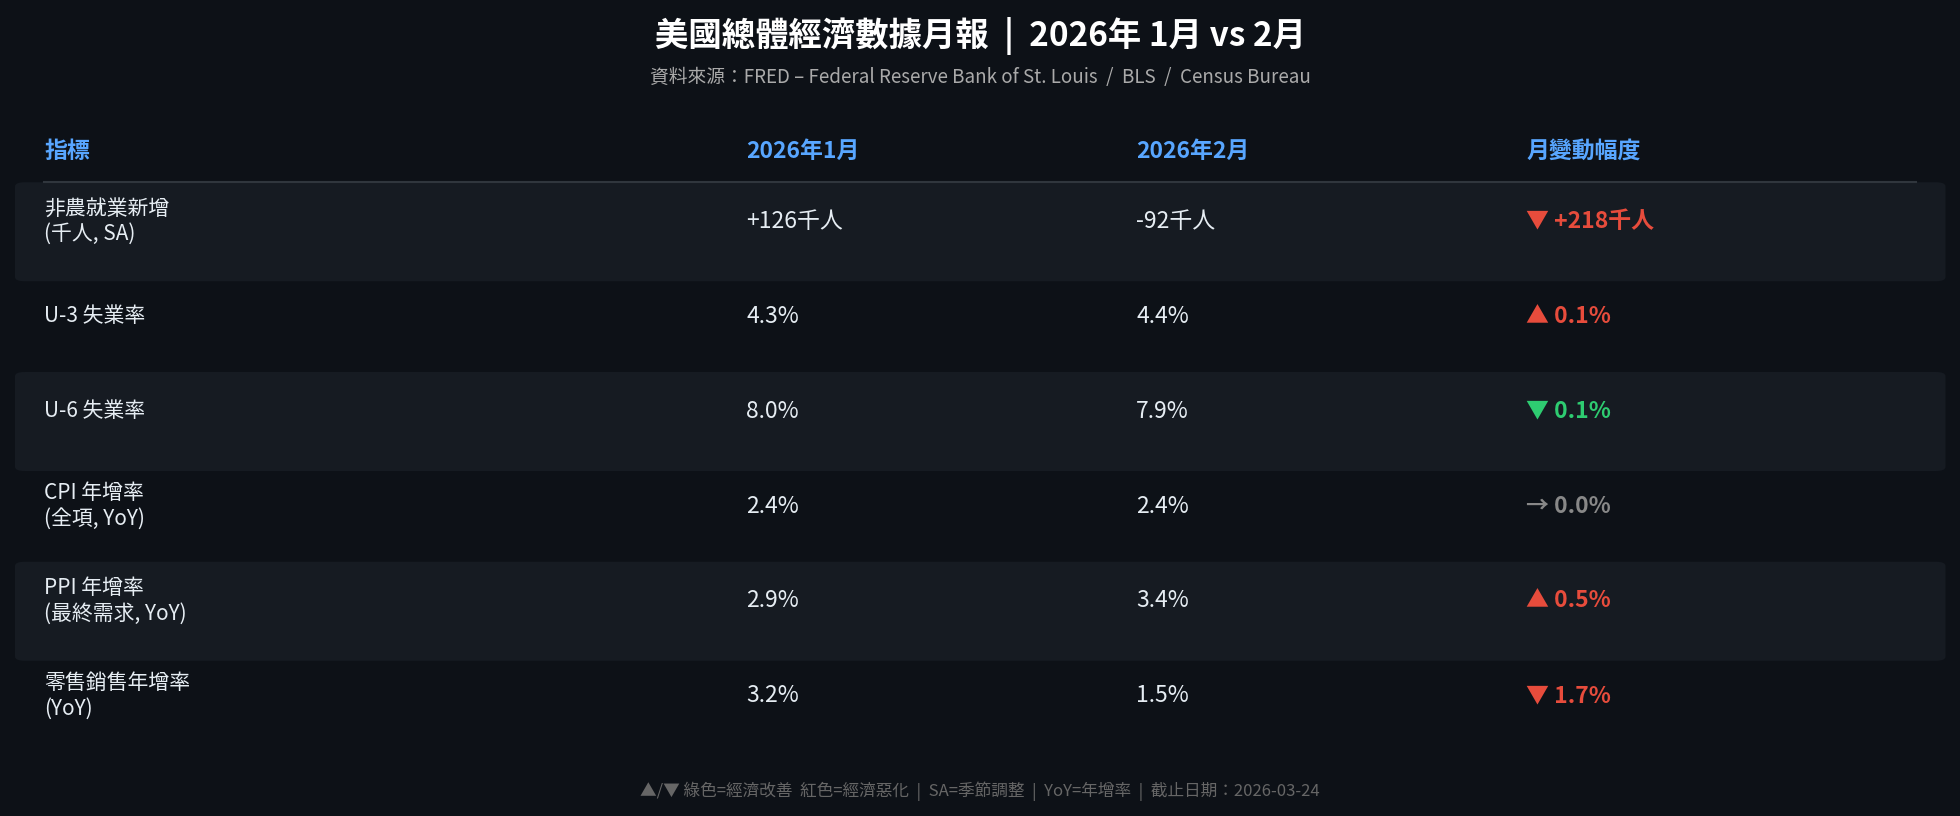

Reproduce this figure in Python.
"""
US Economic Data Table – Jan vs Feb 2026
Data source: FRED (Federal Reserve Bank of St. Louis)

FRED Series used:
  PAYEMS   – All Employees, Total Nonfarm (thousands, SA)
  UNRATE   – Unemployment Rate (U-3, SA)
  U6RATE   – Total unemployed + marginally attached + part-time for econ reasons (U-6, SA)
  CPIAUCSL – Consumer Price Index for All Urban Consumers: All Items
  PPIACO   – Producer Price Index by Commodity: All Commodities (Final Demand proxy)
  RSAFS    – Advance Retail Sales: Retail Trade and Food Services (SA)
"""

import os
import warnings
import numpy as np
import matplotlib.pyplot as plt
import matplotlib.patches as mpatches
from matplotlib.colors import LinearSegmentedColormap
import matplotlib.font_manager as fm
import pandas as pd

warnings.filterwarnings("ignore")

# Use Noto Sans CJK for Chinese character support (load by file path)
_CJK_FONT_PATH = "/usr/share/fonts/opentype/noto/NotoSansCJK-Regular.ttc"
_CJK_BOLD_PATH = "/usr/share/fonts/opentype/noto/NotoSansCJK-Bold.ttc"
import os as _os
_fp_regular = fm.FontProperties(fname=_CJK_FONT_PATH) if _os.path.exists(_CJK_FONT_PATH) else None
_fp_bold    = fm.FontProperties(fname=_CJK_BOLD_PATH)  if _os.path.exists(_CJK_BOLD_PATH)  else None

def _fp(bold=False):
    return (_fp_bold if bold else _fp_regular) or fm.FontProperties()

# ── 1. Try to pull live data from FRED ────────────────────────────────────────
FRED_API_KEY = os.environ.get("FRED_API_KEY", "")

def fetch_fred_series(series_id: str, start: str = "2025-11-01") -> pd.Series:
    """Fetch a FRED series; returns empty Series on failure."""
    try:
        from fredapi import Fred
        fred = Fred(api_key=FRED_API_KEY)
        s = fred.get_series(series_id, observation_start=start)
        return s.dropna()
    except Exception:
        return pd.Series(dtype=float)


def yoy(series: pd.Series, ref_month: str) -> float | None:
    """Calculate year-over-year % change for a given month string (YYYY-MM)."""
    try:
        curr = series[series.index.to_period("M").astype(str) == ref_month].iloc[-1]
        prev_year = str(int(ref_month[:4]) - 1) + ref_month[4:]
        past = series[series.index.to_period("M").astype(str) == prev_year].iloc[-1]
        return round((curr / past - 1) * 100, 2)
    except Exception:
        return None


def mom_diff(series: pd.Series, ref_month: str) -> float | None:
    """Month-over-month absolute difference (for levels like payrolls)."""
    try:
        curr = series[series.index.to_period("M").astype(str) == ref_month].iloc[-1]
        prev_month_dt = (pd.Period(ref_month, "M") - 1).to_timestamp()
        prev_m = prev_month_dt.strftime("%Y-%m")
        prev = series[series.index.to_period("M").astype(str) == prev_m].iloc[-1]
        return round(curr - prev, 1)
    except Exception:
        return None


def get_level(series: pd.Series, ref_month: str) -> float | None:
    try:
        return round(series[series.index.to_period("M").astype(str) == ref_month].iloc[-1], 1)
    except Exception:
        return None


# ── 2. Pull data ──────────────────────────────────────────────────────────────
payems  = fetch_fred_series("PAYEMS",   "2024-12-01")
unrate  = fetch_fred_series("UNRATE",   "2025-01-01")
u6rate  = fetch_fred_series("U6RATE",   "2025-01-01")
cpi     = fetch_fred_series("CPIAUCSL", "2025-01-01")
ppi     = fetch_fred_series("PPIACO",   "2025-01-01")
retail  = fetch_fred_series("RSAFS",    "2025-01-01")

# ── 3. Fallback: hardcoded values (BLS / Census Bureau, as of 2026-03-24) ────
# Non-farm payrolls: MoM change in thousands (SA)
NFP_JAN  = get_level(payems, "2026-01") or None  # will compute MoM below
NFP_FEB  = None

payems_jan = mom_diff(payems, "2026-01")
payems_feb = mom_diff(payems, "2026-02")

FALLBACK = {
    # (Jan value, Feb value, unit, format, direction_positive_is_good)
    "非農就業新增\n(千人, SA)":  (
        payems_jan if payems_jan is not None else 126,
        payems_feb if payems_feb is not None else -92,
        "千人", "+.0f", True
    ),
    "U-3 失業率":  (
        get_level(unrate, "2026-01") or 4.3,
        get_level(unrate, "2026-02") or 4.4,
        "%", ".1f", False
    ),
    "U-6 失業率":  (
        get_level(u6rate, "2026-01") or 8.0,
        get_level(u6rate, "2026-02") or 7.9,
        "%", ".1f", False
    ),
    "CPI 年增率\n(全項, YoY)": (
        yoy(cpi, "2026-01") or 2.4,
        yoy(cpi, "2026-02") or 2.4,
        "%", ".1f", False
    ),
    "PPI 年增率\n(最終需求, YoY)": (
        yoy(ppi, "2026-01") or 2.9,
        yoy(ppi, "2026-02") or 3.4,
        "%", ".1f", False
    ),
    "零售銷售年增率\n(YoY)": (
        yoy(retail, "2026-01") or 3.2,
        yoy(retail, "2026-02") or 1.5,
        "%", ".1f", True
    ),
}

# ── 4. Build rows ─────────────────────────────────────────────────────────────
rows = []
for indicator, (jan_val, feb_val, unit, fmt, higher_is_good) in FALLBACK.items():
    change = round(feb_val - jan_val, 2)
    # determine colour coding
    if change == 0:
        chg_color = "#888888"
    elif (higher_is_good and change > 0) or (not higher_is_good and change < 0):
        chg_color = "#2ecc71"   # green  = improvement
    else:
        chg_color = "#e74c3c"   # red    = deterioration

    # arrow symbol
    arrow = "▲" if change > 0 else ("▼" if change < 0 else "→")

    rows.append({
        "indicator": indicator,
        "jan": jan_val,
        "feb": feb_val,
        "change": change,
        "unit": unit,
        "fmt": fmt,
        "chg_color": chg_color,
        "arrow": arrow,
    })

# ── 5. Draw table ─────────────────────────────────────────────────────────────
fig, ax = plt.subplots(figsize=(13, 5.5))
fig.patch.set_facecolor("#0d1117")
ax.set_facecolor("#0d1117")
ax.axis("off")

# Title
fig.text(
    0.5, 0.97,
    "美國總體經濟數據月報  |  2026年 1月 vs 2月",
    ha="center", va="top",
    fontsize=16, color="white",
    fontproperties=_fp(bold=True),
)
fig.text(
    0.5, 0.91,
    "資料來源：FRED – Federal Reserve Bank of St. Louis  /  BLS  /  Census Bureau",
    ha="center", va="top",
    fontsize=9, color="#aaaaaa",
    fontproperties=_fp(),
)

# Column headers
headers   = ["指標", "2026年1月", "2026年2月", "月變動幅度"]
col_x     = [0.02, 0.38, 0.58, 0.78]
header_y  = 0.80

for hdr, cx in zip(headers, col_x):
    fig.text(cx, header_y, hdr,
             fontsize=11, color="#58a6ff",
             fontproperties=_fp(bold=True),
             transform=fig.transFigure)

# Separator line
line_y = header_y - 0.03
fig.add_artist(plt.Line2D([0.02, 0.98], [line_y, line_y],
                          color="#30363d", linewidth=1,
                          transform=fig.transFigure))

# Data rows
row_start_y = line_y - 0.01
row_height  = 0.115

for i, r in enumerate(rows):
    y = row_start_y - i * row_height

    # alternating row background
    if i % 2 == 0:
        bg = mpatches.FancyBboxPatch(
            (0.01, y - row_height + 0.01), 0.98, row_height - 0.005,
            boxstyle="round,pad=0.005",
            facecolor="#161b22", edgecolor="none",
            transform=fig.transFigure, figure=fig, zorder=0,
        )
        fig.add_artist(bg)

    fmt = r["fmt"]
    jan_str = f"{r['jan']:{fmt}}{r['unit']}"
    feb_str = f"{r['feb']:{fmt}}{r['unit']}"
    chg_str = f"{r['arrow']} {abs(r['change']):{fmt}}{r['unit']}"

    mid_y = y - row_height / 2 + 0.02

    fig.text(col_x[0], mid_y, r["indicator"],
             fontsize=10, color="#e6edf3", va="center",
             fontproperties=_fp(), transform=fig.transFigure)
    fig.text(col_x[1], mid_y, jan_str,
             fontsize=11, color="#e6edf3", va="center",
             fontproperties=_fp(), transform=fig.transFigure)
    fig.text(col_x[2], mid_y, feb_str,
             fontsize=11, color="#e6edf3", va="center",
             fontproperties=_fp(), transform=fig.transFigure)
    fig.text(col_x[3], mid_y, chg_str,
             fontsize=11, color=r["chg_color"], va="center",
             fontproperties=_fp(bold=True), transform=fig.transFigure)

# Bottom note
fig.text(
    0.5, 0.02,
    "▲/▼ 綠色=經濟改善  紅色=經濟惡化  |  SA=季節調整  |  YoY=年增率  |  截止日期：2026-03-24",
    ha="center", va="bottom",
    fontsize=8, color="#666666",
    fontproperties=_fp(),
)

out_path = "/home/user/Claude/us_economic_table.png"
plt.tight_layout()
plt.savefig(out_path, dpi=150, bbox_inches="tight",
            facecolor=fig.get_facecolor())
plt.close()
print(f"Saved → {out_path}")
